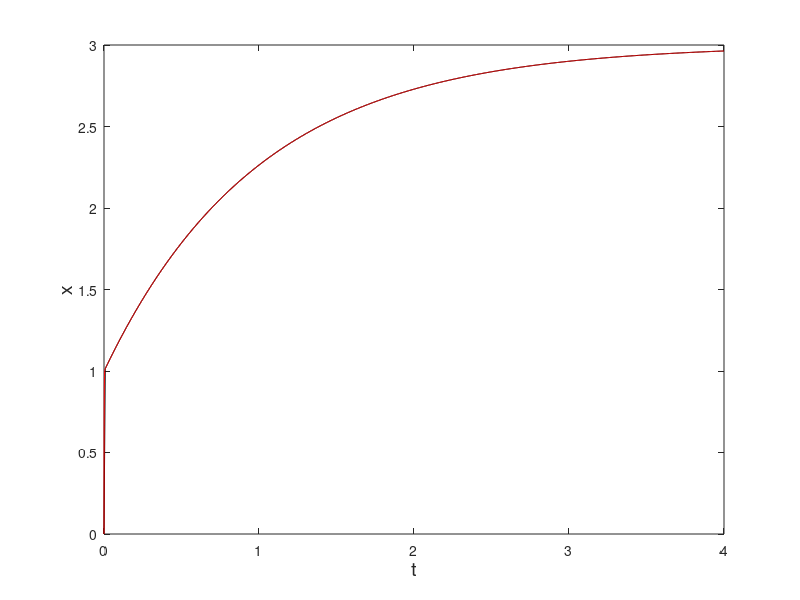

Here is the MATLAB script that generated this plot:
function MP3p03()
% Program MP3p03.m
% Crank Nicolson to solve stiff problem
 
clear all

h=0.001;
 
%Exact solution
texact=linspace(0,4,500);
xexact=3-0.998*exp(-1000*texact)-2.002*exp(-texact);
 
%Solving solution using different ODE
[t1,x1]=MyCrankNicolson(@dxdt,[0, 4],0.0,h);

 
%Plotting solution
plot(texact,xexact,'k-',t1,x1,'r-')
 
xlabel('t','Fontsize',14);
ylabel('x','Fontsize',14);

function [t,x]=MyCrankNicolson(ODEfunc,tspan,x0,h)
t=tspan(1):h:tspan(2)
x(1)=x0;

for n=1:length(t)-1
    xn=x(n);
    tnp1=t(n+1);
    tn=t(n);
    x(n+1)=fsolve(@(xnp1)CrankNicolsonODEfunc(ODEfunc,tn,tnp1,xn,xnp1,h),x(n));
end

function residual=CrankNicolsonODEfunc(ODE,tn,tnp1,xn,xnp1,h)
residual=xn+(h/2)*(ODE(tnp1,xnp1)+ODE(tn,xn))-xnp1;

function xp=dxdt(tn,xn)
xp=-1000*xn+3000-2000*exp(-tn);
